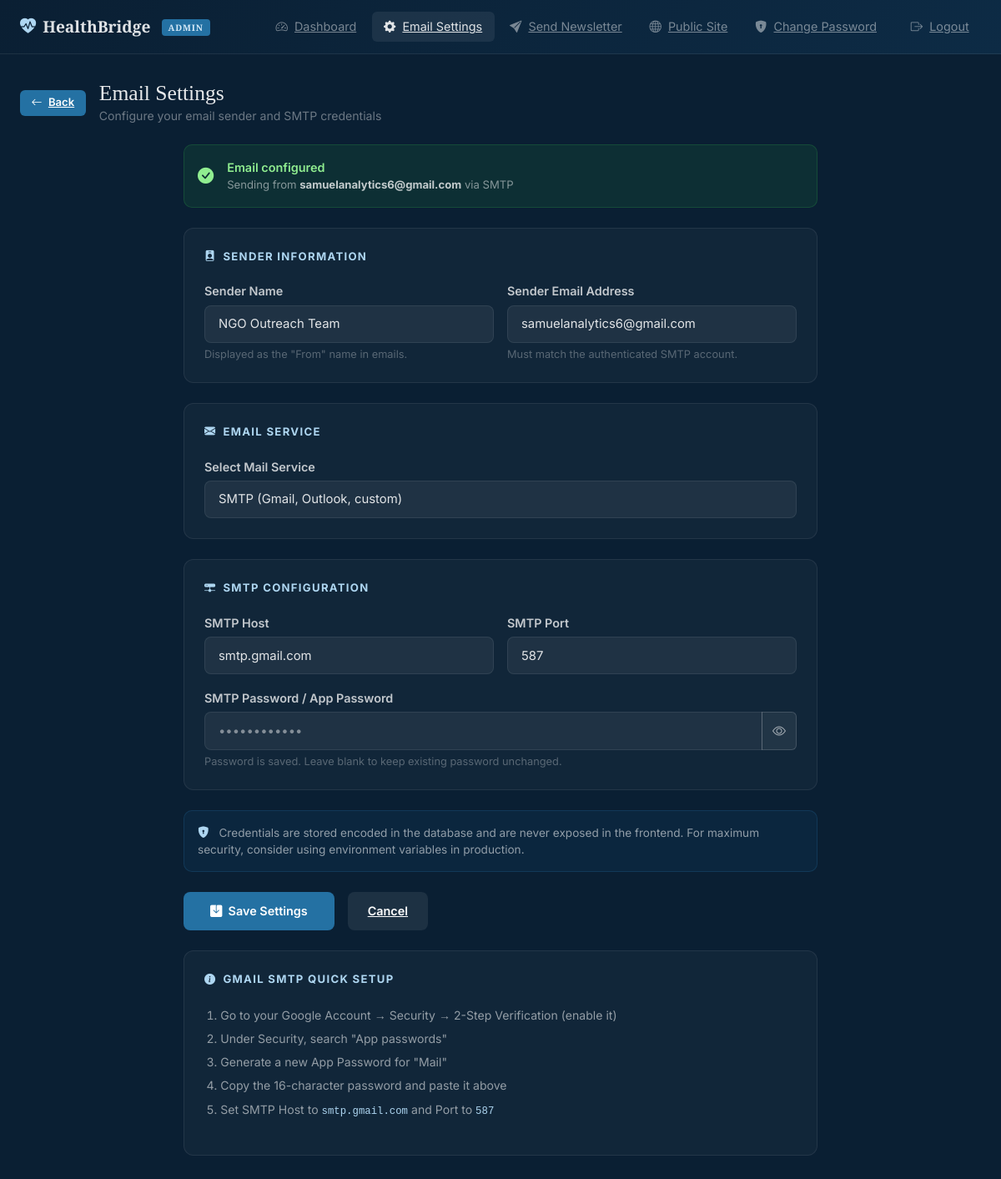
The app's page /admin/email-settings (signed in), older data.
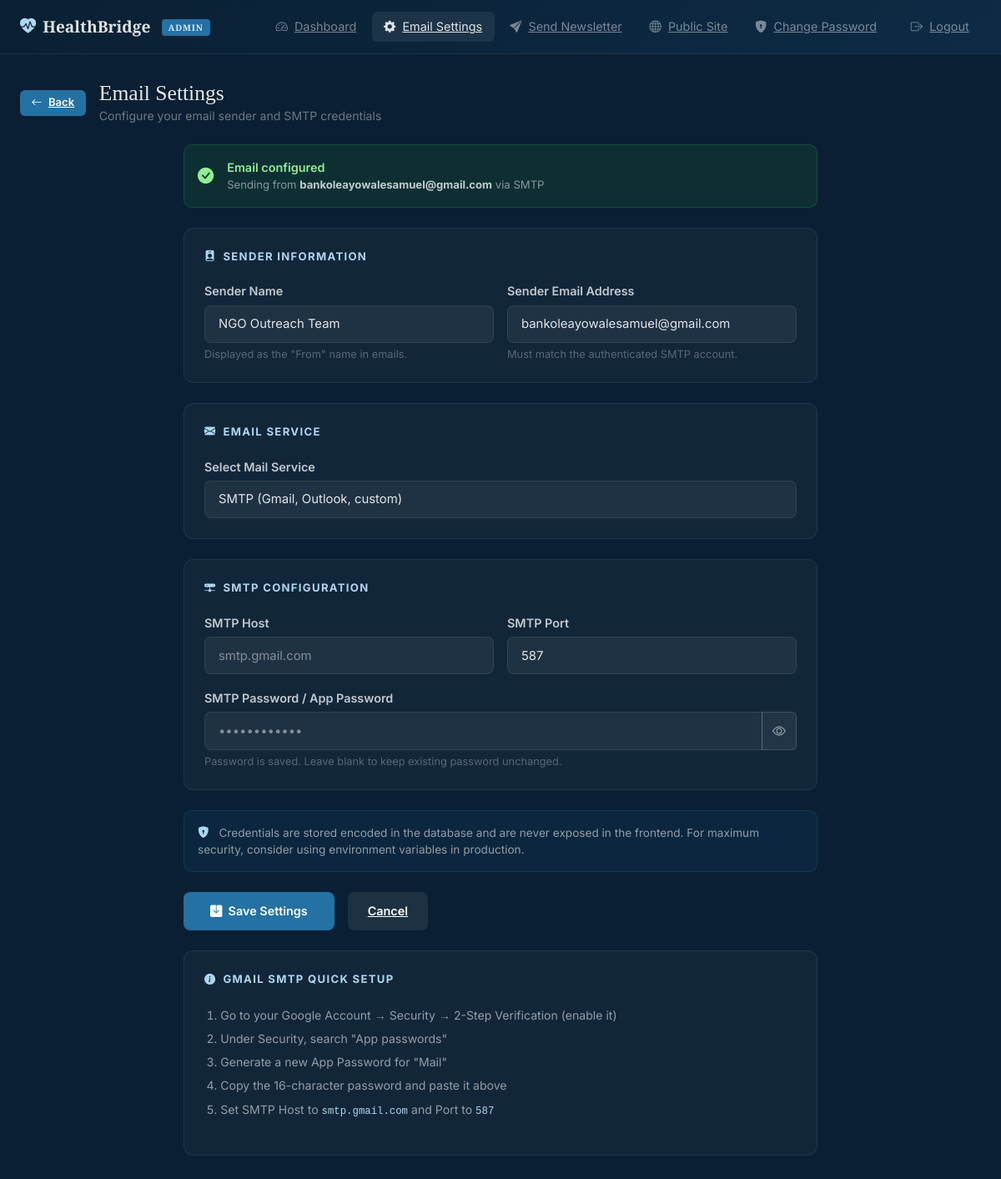
The same page, newer data.
### models.py (models this page shows, shortened)
class EmailSettings(db.Model):
    __tablename__ = 'email_settings'
    id = db.Column(db.Integer, primary_key=True)
    sender_email = db.Column(db.String(120), nullable=True)
    sender_name = db.Column(db.String(120), nullable=True)
    smtp_host = db.Column(db.String(120), nullable=True)
    smtp_port = db.Column(db.Integer, nullable=True, default=587)
    smtp_password_enc = db.Column(db.Text, nullable=True)  # base64-encoded, masked in UI
    mail_service = db.Column(db.String(20), default='smtp')  # smtp | brevo | mailchimp
    api_key_enc = db.Column(db.Text, nullable=True)
    updated_at = db.Column(db.DateTime, default=datetime.utcnow, onupdate=datetime.utcnow)

### app.py (the view, shortened to what this page needs)
@app.route('/admin/email-settings', methods=['GET', 'POST'])
@login_required
def admin_email_settings():
    settings = EmailSettings.query.first()
    if not settings:
        settings = EmailSettings()
        db.session.add(settings)
        db.session.commit()
    smtp_configured = bool(
        os.environ.get('SMTP_EMAIL', '').strip() and
        os.environ.get('SMTP_PASSWORD', '').strip()
    )
    return render_template('admin_email_settings.html',
                           settings=settings,
                           smtp_configured=smtp_configured)

### app.py (called while the page is built)
@login_manager.user_loader
def load_user(user_id):
    return AdminUser.query.get(int(user_id))

### templates/admin_email_settings.html (shortened to what the changed rows need)
{% extends "admin_base.html" %}
{% block content %}
<div class="d-flex align-items-center gap-3 mb-4">
  <div>
    <h1 style="color:rgba(255,255,255,.9);font-family:'Merriweather',serif;font-size:1.6rem;margin:0;">Email Settings</h1>
  </div>
</div>
<div class="row justify-content-center">
  <div class="col-lg-8">
    {% if settings.sender_email %}
    <div class="mb-4 p-3 d-flex align-items-center gap-3" style="background:rgba(46,160,67,.12);border:1px solid rgba(46,160,67,.25);border-radius:10px;">
      <i class="bi bi-check-circle-fill" style="color:#90ee90;font-size:1.2rem;flex-shrink:0;"></i>
      <div>
        <div style="color:#90ee90;font-weight:600;font-size:.9rem;">Email configured</div>
        <div style="color:rgba(255,255,255,.5);font-size:.82rem;">Sending from <strong style="color:rgba(255,255,255,.75);">{{ settings.sender_email }}</strong> via {{ settings.mail_service|upper }}</div>
      </div>
    </div>
    {% endif %}
    <form method="POST" action="{{ url_for('admin_email_settings') }}" class="admin-form-section">
      <div class="admin-settings-group">
        <div class="row g-3">
          <div class="col-sm-6">
            <label class="form-label">Sender Name</label>
            <input type="text" name="sender_name" class="form-control"
                   value="{{ settings.sender_name or '' }}" placeholder="e.g. HealthBridge Outreach Team"/>
            <div class="form-text" style="color:rgba(255,255,255,.3);font-size:.8rem;">Displayed as the "From" name in emails.</div>
          </div>
          <div class="col-sm-6">
            <label class="form-label">Sender Email Address</label>
            <input type="email" name="sender_email" class="form-control"
                   value="{{ settings.sender_email or '' }}" placeholder="ngo@yourdomain.com"/>
            <div class="form-text" style="color:rgba(255,255,255,.3);font-size:.8rem;">Must match the authenticated SMTP account.</div>
          </div>
        </div>
      </div>
      <div class="admin-settings-group">
        <div class="row g-3">
          <div class="col-12">
            <label class="form-label">Select Mail Service</label>
            <select name="mail_service" class="form-select" id="mailServiceSelect">
              <option value="smtp" {% if settings.mail_service == 'smtp' %}selected{% endif %}>SMTP (Gmail, Outlook, custom)</option>
            </select>
          </div>
        </div>
      </div>
      <div class="admin-settings-group" id="smtpSection">
        <div class="row g-3">
          <div class="col-sm-6">
            <label class="form-label">SMTP Host</label>
            <input type="text" name="smtp_host" class="form-control"
                   value="{{ settings.smtp_host or '' }}" placeholder="smtp.gmail.com"/>
          </div>
          <div class="col-sm-6">
            <label class="form-label">SMTP Port</label>
            <input type="number" name="smtp_port" class="form-control"
                   value="{{ settings.smtp_port or 587 }}" placeholder="587"/>
          </div>
          <div class="col-12">
            <div class="input-group">
              <input type="password" name="smtp_password" class="form-control" id="smtpPwdInput"
                     placeholder="{% if settings.smtp_password_enc %}••••••••••••{% else %}Enter app password{% endif %}"/>
              <button class="btn" type="button" id="toggleSmtpPwd"
                      style="background:rgba(255,255,255,.07);border:1px solid rgba(255,255,255,.15);color:rgba(255,255,255,.6);">
                <i class="bi bi-eye" id="smtpEye"></i>
              </button>
            </div>
          </div>
        </div>
      </div>
    </form>
  </div>
</div>
{% endblock %}

Row changes from the older to the newer data that the page shows:
changed EmailSettings "SMTP": sender_email "samuelanalytics6@gmail.com" → "bankoleayowalesamuel@gmail.com"; smtp_host "smtp.gmail.com" → (not shown)
